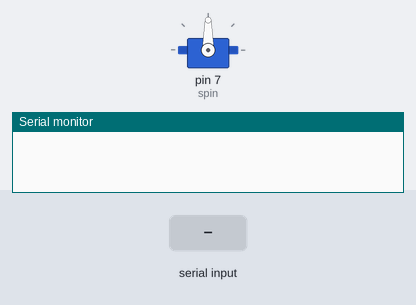
Simulated run of this sketch. Board: Arduino Uno, built with avr-gcc and run on an emulated ATmega328P. On the bench: servo, the last lines printed to the serial monitor. The test bench sets the inputs (shaded band).

Above: at 1.2 s.
1.3 s: "30,150\n" received over Serial
At 2.8 s:
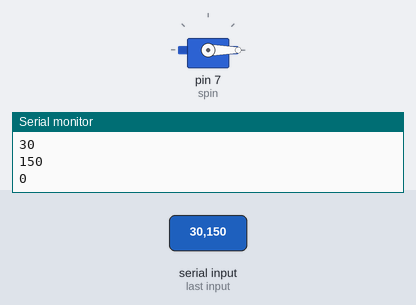
3.8 s: "90,45\n" received over Serial
At 4.6 s:
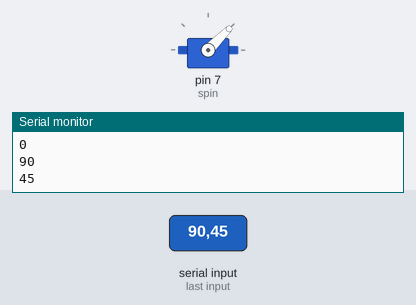
6.3 s: "200\n" received over Serial
At 7.0 s:
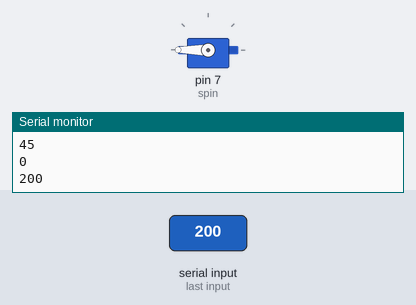
Timing chart, 0 to 9.3 s (numbered marks = the images above; inputs shaded):
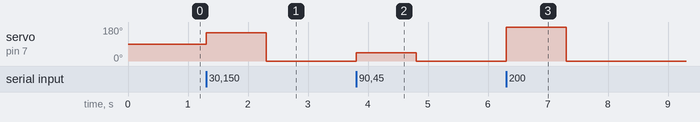

Measured:
- after the input at 1.3 s, servo on pin 7 (spin): 90° → 150° at once, → 0° 1.0 s later
- after the input at 3.8 s, servo on pin 7 (spin): 0° → 45° at once, → 0° 1.0 s later
- after the input at 6.3 s, servo on pin 7 (spin): 0° → 180° at once, → 0° 1.0 s later

The sketch:

sketch_aug9a.ino
```cpp
// C++ code
//
//Arduino doesnt support servo motor
// so we use library

#include<Servo.h>

int spin = 7;
int spos = 0;
//intial servo motor position set on 0 degree

//we can use servo class present in this servo module
// by creating servo class's object

Servo s; //Servo class's object s

void setup()
{
  Serial.begin(9600);
  pinMode(spin, OUTPUT);
  // Attaching servo motor with arduino using methods in Servo Class
  s.attach(spin); //Here servo motor got attached with arduino's 7th pin.
}

void loop()
{
  //here arduino digitalwrite funch wont work, will have to use servo's functions
  //s.write(spos); //moving motor to 90 degrees
  //Serial.println(spos);

  while(Serial.available() == 0){}
  spos = Serial.parseInt();
  s.write(spos);
  Serial.println(spos);
}
```
